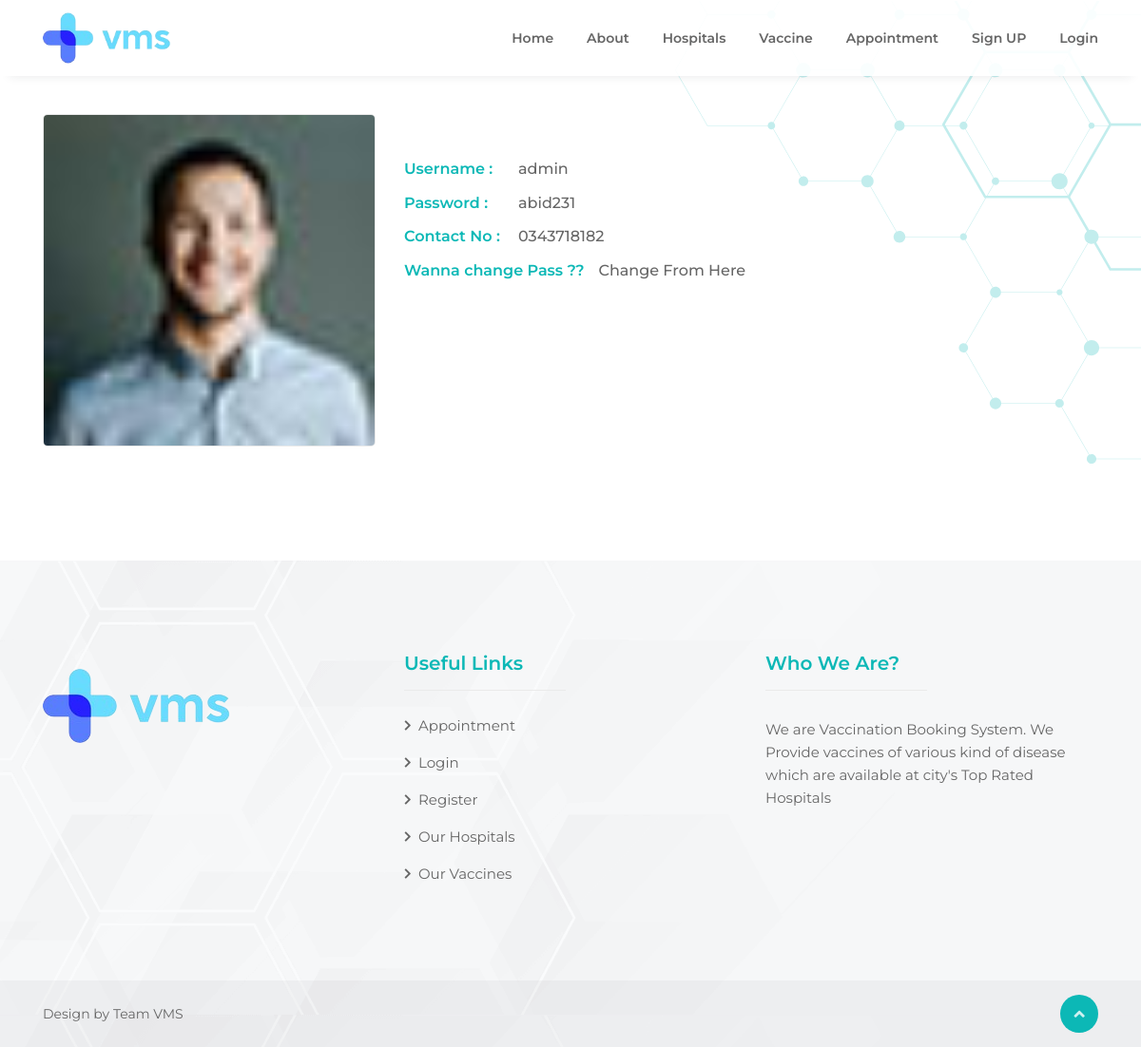
Screenshot of /USER/profile.php?id=Abid (signed in) with the database file from the repository.
### tables this page shows
CREATE TABLE `users` (
  `ID` int(11) NOT NULL,
  `ROLE_ID_FK` int(11) NOT NULL,
  `USERNAME` varchar(30) NOT NULL,
  `PASSWORD` varchar(40) NOT NULL,
  `CONTACT` varchar(40) NOT NULL,
  `USER_IMAGE` varchar(50) NOT NULL
);

### USER/profile.php (the view)
<?php include('header.php');
include('connection.php');
$i = $_GET['id'];
$query = "select * from users where USERNAME='$i'";
$res = mysqli_query($con, $query);
$data = mysqli_fetch_assoc($res); ?>
<div class="st-content">
  <section class="st-shape-wrap">
    <div class="st-shape6">
      <img src="assets/img/shape/contact-shape3.svg" alt="shape3">
    </div>
    <div class="st-height-b120 st-height-lg-b80"></div>
    <div class="container">
      <div class="row">
        <div class="col-xl-4 col-lg-3">
          <div class="st-doctors-info-left">
            <div class="st-member st-style1 st-zoom">
              <div class="st-member-img">
                <img src="../ADMIN/<?php echo $data['USER_IMAGE'] ?>" alt="" class="st-zoom-in">
              </div>
            </div>
          </div>
        </div>
        <div class="col-xl-8 col-lg-9">
          <div class="st-height-b25 st-height-lg-b25"></div>
          <div class="st-doctors-info-right">
            <div class="st-height-b20 st-height-lg-b20"></div>
            <ul class="st-doctors-special st-mp0">
              <li><b>Username :</b><span><?php echo $_SESSION['USER_NAME'] ?></span></li>
            </ul>
            <ul class="st-doctors-special st-mp0">
              <li><b>Password : </b><span><?php echo $data['PASSWORD'] ?></span></li>
            </ul>
            <ul class="st-doctors-special st-mp0">
              <li><b>Contact No : </b><span><?php echo $data['CONTACT'] ?></span></li>
            </ul>
            <ul class="st-doctors-special st-mp0">
              <li><b>Wanna change Pass ?? </b><a href="profile_pass_changeform.php?id=<?php echo $data['ID'] ?>">Change From Here</a></li>
            </ul>
            <div class="st-height-b30 st-height-lg-b30"></div>
          </div>
        </div>
      </div>
    </div>
    <div class="st-height-b120 st-height-lg-b80"></div>
  </section>
</div>
<?php include('footer.php') ?>

### USER/assets U/css/textRotate.css (style rules this page uses)
*, *::after, *::before { -webkit-box-sizing: border-box; -moz-box-sizing: border-box; box-sizing: border-box; }
html * { -webkit-font-smoothing: antialiased; -moz-osx-font-smoothing: grayscale; }
html { font-size: 62.5%; }
body { font-size: 1.6rem; font-family: sans-serif; color: #aebcb9; background-color: #0d0d0d; }
a { text-decoration: none; }

### rows the page displays
users: USER_IMAGE (placeholder picture), PASSWORD "abid231", CONTACT "0343718182"

### other values shown
$_SESSION['USER_NAME'] "admin"
